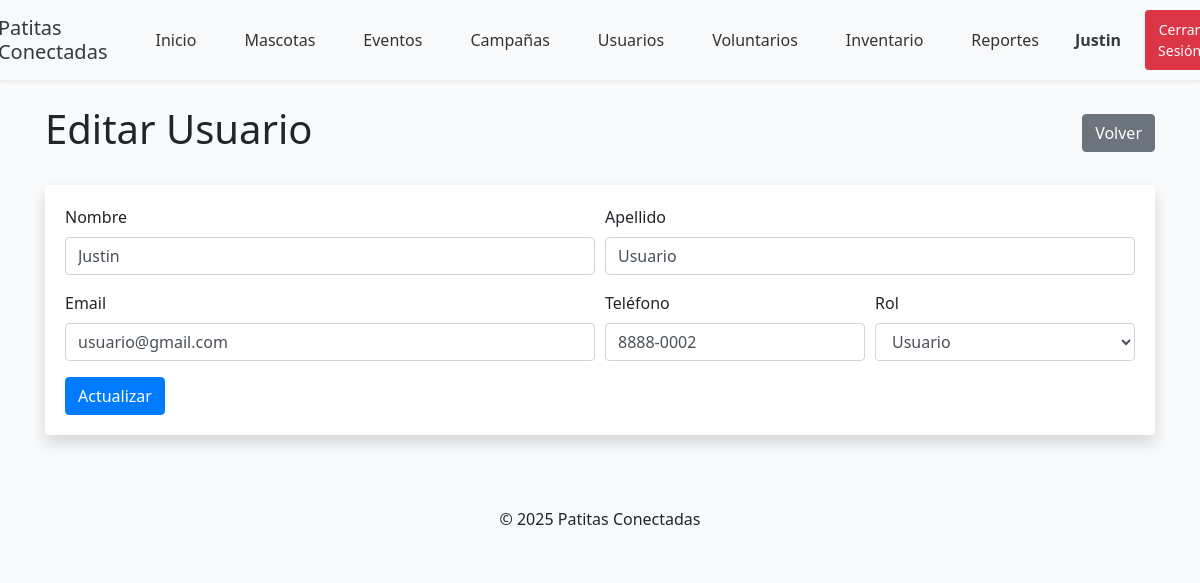
The page /usuarios.php?action=edit&id=2 (signed in) on the database its author committed.
### tables this page shows
CREATE TABLE IF NOT EXISTS Usuarios (
  id INT PRIMARY KEY AUTO_INCREMENT,
  nombre VARCHAR(100) NOT NULL,
  apellido VARCHAR(100) NOT NULL,
  email VARCHAR(255) NOT NULL UNIQUE,
  password VARCHAR(255) NOT NULL,
  telefono VARCHAR(20) NOT NULL,
  rol INT NOT NULL,
  CONSTRAINT fk_usuarios_roles FOREIGN KEY (rol)
    REFERENCES Roles(id) ON UPDATE CASCADE ON DELETE RESTRICT
);

CREATE TABLE IF NOT EXISTS Roles (
  id INT PRIMARY KEY AUTO_INCREMENT,
  nombre ENUM('Administrador','Usuario','Voluntario') NOT NULL
);

### app/controllers/UsuariosController.php (called while the page is built, shortened)
<?php
require_once __DIR__ . '/../models/Usuario.php';
class UsuariosController
{
  public function edit(int $id)
  {
    $u = new Usuario();
    $usuario = $u->find($id);
    $roles = $u->rolesDisponibles();
    require 'app/views/Usuarios/edit.php';
  }
}

### app/config/db.php (called while the page is built, shortened)
<?php
class Database {
    public static function connect(): mysqli {
        $host = '127.0.0.1';
        $user = 'patitas';
        $pass = 'patitas123';
        $db   = 'DejandoHuellaDB';
        $port = 3307;
        $mysqli = new mysqli($host, $user, $pass, $db, $port);
        $mysqli->set_charset('utf8mb4');
        return $mysqli;
    }
}

### app/models/BaseModel.php (called while the page is built, shortened)
<?php
require_once __DIR__ . '/../config/db.php';
class BaseModel {
  public function __construct() {
    $this->db = Database::connect();
  }
}

### app/models/Usuario.php (called while the page is built, shortened)
<?php
require_once __DIR__ . '/BaseModel.php';
class Usuario extends BaseModel {
  public function find(int $id): ?array {
    $stmt = $this->db->prepare(
      'SELECT u.*, r.nombre AS rol_nombre
       FROM Usuarios u
       LEFT JOIN Roles r ON u.rol = r.id
       WHERE u.id = ?'
    );
    $stmt->bind_param('i', $id);
    $stmt->execute();
    $row = $stmt->get_result()->fetch_assoc();
    return $row ?: null;
  }
  public function rolesDisponibles(): array {
    $sql = "SELECT id, nombre
            FROM Roles
            WHERE nombre IN ('Administrador','Usuario','Voluntario')
            ORDER BY nombre";
    $res = $this->db->query($sql);
    return $res ? $res->fetch_all(MYSQLI_ASSOC) : [];
  }
}

### app/views/usuarios/edit.php (the view, shortened to what this page needs)
<?php include __DIR__ . '/../partials/header.php'; ?>
<div class="container mt-4">
  <div class="d-flex justify-content-between align-items-center mb-4">
    <h1>Editar Usuario</h1>
    <a href="usuarios.php" class="btn btn-secondary">Volver</a>
  </div>
  <div class="card shadow">
    <div class="card-body">
      <form action="usuarios.php?action=edit&id=<?= (int)$usuario['id'] ?>" method="POST" autocomplete="off">
        <div class="form-row">
          <div class="form-group col-md-6">
            <label>Nombre</label>
            <input type="text" name="nombre" class="form-control" value="<?= htmlspecialchars($usuario['nombre']) ?>" required>
          </div>
          <div class="form-group col-md-6">
            <label>Apellido</label>
            <input type="text" name="apellido" class="form-control" value="<?= htmlspecialchars($usuario['apellido']) ?>" required>
          </div>
        </div>
        <div class="form-row">
          <div class="form-group col-md-6">
            <label>Email</label>
            <input type="email" name="email" class="form-control" value="<?= htmlspecialchars($usuario['email']) ?>" required>
          </div>
          <div class="form-group col-md-3">
            <label>Teléfono</label>
            <input type="text" name="telefono" class="form-control" value="<?= htmlspecialchars($usuario['telefono']) ?>">
          </div>
          <div class="form-group col-md-3">
            <label>Rol</label>
            <select name="rol" class="form-control" required>
              <?php foreach ($roles as $r): ?>
                <option value="<?= (int)$r['id'] ?>" <?= ((int)$usuario['rol'] === (int)$r['id']) ? 'selected' : '' ?>>
                  <?= htmlspecialchars($r['nombre']) ?>
                </option>
              <?php endforeach; ?>
            </select>
          </div>
        </div>
        <button type="submit" class="btn btn-primary">Actualizar</button>
      </form>
    </div>
  </div>
</div>
<?php include __DIR__ . '/../partials/footer.php'; ?>

### css/estilos.css (style rules this page uses)
body { background:#f8fafb;font-family:'Segoe UI',sans-serif }
.card { transition:transform .3s;border:none }
:root { --hist-accent:#14b8d4; --hist-accent-2:#0ea5b5; --hist-bg:#f7fafb; --hist-text:#1f2937; --hist-muted:#6b7280; --hist-border:#e5e7eb; --hist-success:#16a34a; --hist-warning:#f59e0b; --hist-info:#3b82f6; --hist-danger:#ef4444 }

### rows shown on the page
usuarios: nombre "Justin", apellido "Usuario", email "usuario@gmail.com", telefono "8888-0002", rol "Usuario"

### other values the page prints
$_SESSION['nombre'] "Justin"
